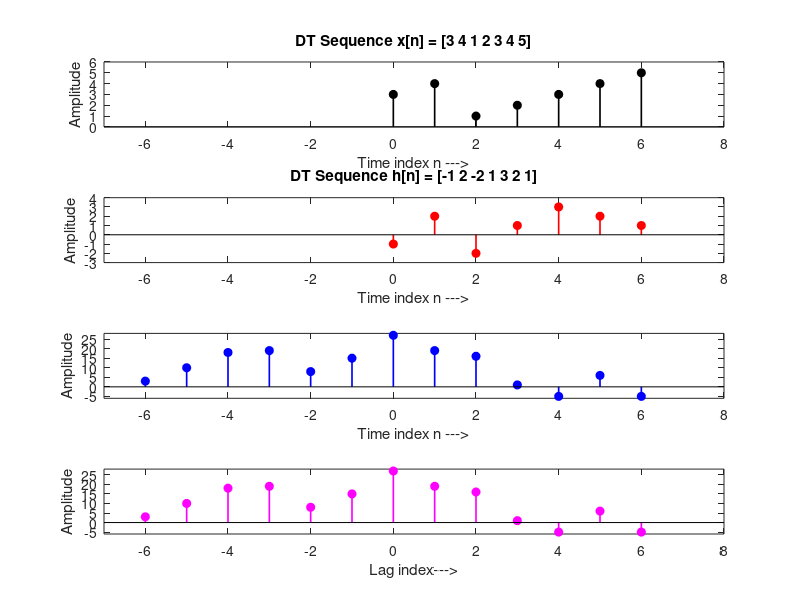

Write the MATLAB code that produced this figure.

%  Program V3_3 

%%%Demo: Computation of cross-correlation using convolution operation and
%        Matlab built-in function xcorr.m

%%% Developed by Dr. M. Venu Gopala Rao, 
%%% Email: mvgr03@kluniversity.in,  mvgr03@gmail.com,

clear all; close all;clc;

x = [3 4 1 2 3 4 5];
h = [-1 2 -2 1 3 2 1];

n1=length(x)-1;
n2=length(h)-1;

% Correlation using Convolution operation
r1=conv(x,fliplr(h));

% Correlation using Matlab built in function 'xcorr.m'
k =-n1:n2;
r=xcorr(x,h);

figure();
subplot(4,1,1); stem(0:n1,x,'k','fill','LineWidth', 1.2);
xlabel('Time index n --->'); ylabel('Amplitude'); %grid on;
axis([min(k)-1 max(k)+2 min(x)-1 max(x)+1]);
title('DT Sequence x[n] = [3 4 1 2 3 4 5]'); 

subplot(4,1,2); stem(0:n2,h,'r','fill','LineWidth', 1.2);
xlabel('Time index n --->'); ylabel('Amplitude'); %grid on;
axis([min(k)-1 max(k)+2 min(h)-1 max(h)+1]);
title('DT Sequence h[n] = [-1 2 -2 1 3 2 1]'); 

subplot(4,1,3); stem(k,r1,'b','fill','LineWidth', 1.2);
xlabel('Time index n --->'); ylabel('Amplitude'); %grid on;
axis([min(k)-1 max(k)+2 min(r1)-1 max(r1)+1]);

subplot(4,1,4); stem(k,r,'m','fill','LineWidth', 1.2);
xlabel('Lag index--->'); ylabel('Amplitude'); %grid on;
axis([min(k)-1 max(k)+2 min(r)-1 max(r)+1]);
